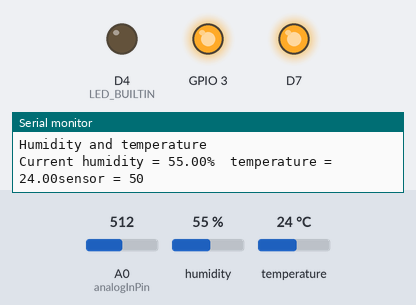
Simulated run of this sketch. Board: ESP8266 (NodeMCU). Shown: output pins drawn as LEDs (lit = HIGH, except the on-board LED, lit = LOW), the last lines printed to the serial monitor. The test bench sets the inputs (shaded band); at power-on: A0 (analogInPin) = 512, humidity 55 %, temperature 24 °C.

Above: at 3.5 s.
At 8.1 s:
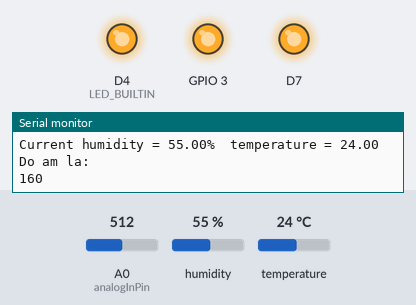
Timing chart, 0 to 10.1 s (numbered marks = the images above):
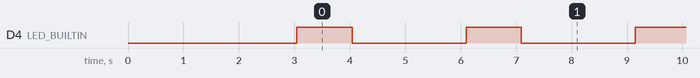

Measured:
- by itself, D4 (LED_BUILTIN): alternates HIGH for 1.0 s and LOW for 2.1 s

The sketch:

ESP8266_DHT11_SOIL.ino
```cpp
#include <ESP8266WiFi.h>
#include "DHT.h"
//#include <SimpleTimer.h>
#define DHTTYPE DHT11

#define dht_dpin 5
DHT dht(dht_dpin, DHTTYPE);
float t;
float h;
const int analogInPin = A0;
int sensorValue = 0;
void setup()
{
    Serial.begin(9600);
    dht.begin();

  pinMode(D7, OUTPUT);
  pinMode(D9, OUTPUT);
    digitalWrite(D7,LOW);
  digitalWrite(D9,LOW);
  pinMode(LED_BUILTIN, OUTPUT);
  float h = dht.readHumidity();
  float t = dht.readTemperature();

  Serial.println("Humidity and temperature\n\n");
  Serial.print("Current humidity = ");
  Serial.print(h);
  Serial.print("%  ");
  Serial.print("temperature = ");
  Serial.print(t);
  sensorValue = int(analogRead(analogInPin)*100/1023);

  // print the readings in the Serial Monitor
  Serial.print("sensor = ");
  Serial.print(sensorValue);
   delay(3000);
       digitalWrite(D7,HIGH);
  digitalWrite(D9,HIGH);
}
void loop()
{
  digitalWrite(LED_BUILTIN, HIGH);   // turn the LED on (HIGH is the voltage level)
  delay(1000);                       // wait for a second
  digitalWrite(LED_BUILTIN, LOW);    // turn the LED off by making the voltage LOW
  delay(1000);                       // wait for a second
  delay(1000);
  float h = dht.readHumidity();
  float t = dht.readTemperature();
  Serial.println("Humidity and temperature\n\n");
  Serial.print("Current humidity = ");
  Serial.print(h);
  Serial.print("%  ");
  Serial.print("temperature = ");
  Serial.println(t);
  sensorValue = int(analogRead(analogInPin)*1/3.2);
  Serial.print("Do am la:\n");
  Serial.println(sensorValue);
}
```
